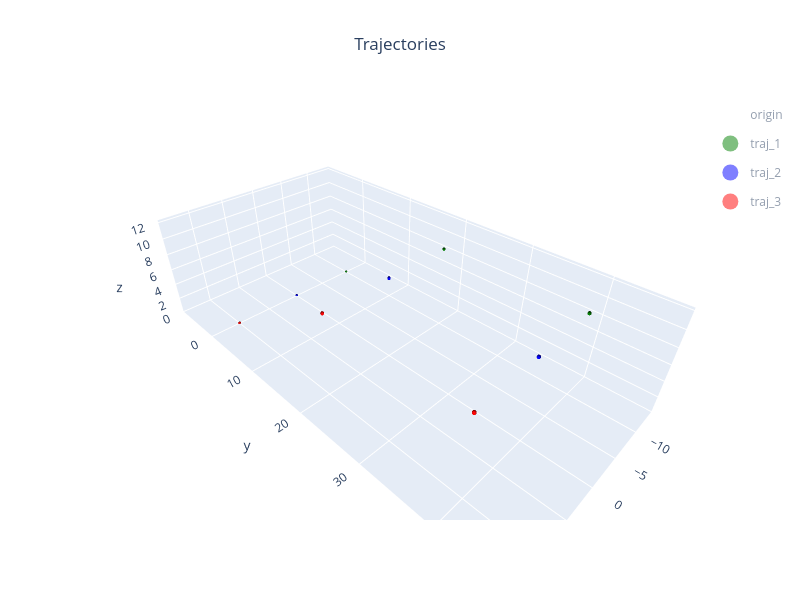

The code cell stored with this chart in its notebook:
### Markdown cell above
## Simulator + selective MITM hijack-pursuit

### Code cell
simulator = Simulator(visualizer=gaz, verbose=1)

# The victim gets avoidance-disabled params so it truly closes on its target;
# every other drone keeps normal params.
for veh in vehs:
    parm = "mallicious.parm" if veh.sysid == victim_sysid else "vehicle.parm"
    simulator.add_vehicle(veh, parm=str(PARAMS_PATH / parm))

# `simulator.mitm` is keyed by sysid, so the MITM is interposed on ONLY the
# victim. The other drones share the same GCS but talk to it directly.
simulator.mitm[victim_sysid] = {
    "strategy": "hijack_pursuit",
    "params": {
        "target_sysid": target_sysid,
        "trigger_seq": trigger_seq,
        "update_interval": 0.5,
    },
}

simulator.show()

### Figure 1 — Plotly figure (JSON) as saved in the notebook; plotly's stock layout.template omitted (floating-point values rounded to 4 significant figures; data arrays with more than 128 entries replaced by an {"elided": "..."} marker saying what was removed)
{"data": [{"color": "white", "flatshading": false, "i": {"elided": "468 int values"}, "j": {"elided": "468 int values"}, "k": {"elided": "468 int values"}, "legendgroup": "origin", "lighting": {"ambient": 0.35, "diffuse": 0.8, "roughness": 0.9, "specular": 0.2}, "lightposition": {"x": 200, "y": 200, "z": 100}, "name": "origin", "opacity": 0.95, "showlegend": false, "type": "mesh3d", "x": {"elided": "252 float values"}, "y": {"elided": "252 float values"}, "z": {"elided": "252 float values"}}, {"color": "green", "flatshading": false, "i": {"elided": "468 int values"}, "j": {"elided": "468 int values"}, "k": {"elided": "468 int values"}, "legendgroup": "traj_1", "lighting": {"ambient": 0.35, "diffuse": 0.8, "roughness": 0.9, "specular": 0.2}, "lightposition": {"x": 200, "y": 200, "z": 100}, "name": "traj_1", "opacity": 0.95, "showlegend": false, "type": "mesh3d", "x": {"elided": "252 float values"}, "y": {"elided": "252 float values"}, "z": {"elided": "252 float values"}}, {"color": "green", "flatshading": false, "i": {"elided": "468 int values"}, "j": {"elided": "468 int values"}, "k": {"elided": "468 int values"}, "legendgroup": "traj_1", "lighting": {"ambient": 0.35, "diffuse": 0.8, "roughness": 0.9, "specular": 0.2}, "lightposition": {"x": 200, "y": 200, "z": 100}, "name": "traj_1", "opacity": 0.95, "showlegend": false, "type": "mesh3d", "x": {"elided": "252 float values"}, "y": {"elided": "252 float values"}, "z": {"elided": "252 float values"}}, {"color": "green", "flatshading": false, "i": {"elided": "468 int values"}, "j": {"elided": "468 int values"}, "k": {"elided": "468 int values"}, "legendgroup": "traj_1", "lighting": {"ambient": 0.35, "diffuse": 0.8, "roughness": 0.9, "specular": 0.2}, "lightposition": {"x": 200, "y": 200, "z": 100}, "name": "traj_1", "opacity": 0.95, "showlegend": false, "type": "mesh3d", "x": {"elided": "252 float values"}, "y": {"elided": "252 float values"}, "z": {"elided": "252 float values"}}, {"color": "blue", "flatshading": false, "i": {"elided": "468 int values"}, "j": {"elided": "468 int values"}, "k": {"elided": "468 int values"}, "legendgroup": "traj_2", "lighting": {"ambient": 0.35, "diffuse": 0.8, "roughness": 0.9, "specular": 0.2}, "lightposition": {"x": 200, "y": 200, "z": 100}, "name": "traj_2", "opacity": 0.95, "showlegend": false, "type": "mesh3d", "x": {"elided": "252 float values"}, "y": {"elided": "252 float values"}, "z": {"elided": "252 float values"}}, {"color": "blue", "flatshading": false, "i": {"elided": "468 int values"}, "j": {"elided": "468 int values"}, "k": {"elided": "468 int values"}, "legendgroup": "traj_2", "lighting": {"ambient": 0.35, "diffuse": 0.8, "roughness": 0.9, "specular": 0.2}, "lightposition": {"x": 200, "y": 200, "z": 100}, "name": "traj_2", "opacity": 0.95, "showlegend": false, "type": "mesh3d", "x": {"elided": "252 float values"}, "y": {"elided": "252 float values"}, "z": {"elided": "252 float values"}}, {"color": "blue", "flatshading": false, "i": {"elided": "468 int values"}, "j": {"elided": "468 int values"}, "k": {"elided": "468 int values"}, "legendgroup": "traj_2", "lighting": {"ambient": 0.35, "diffuse": 0.8, "roughness": 0.9, "specular": 0.2}, "lightposition": {"x": 200, "y": 200, "z": 100}, "name": "traj_2", "opacity": 0.95, "showlegend": false, "type": "mesh3d", "x": {"elided": "252 float values"}, "y": {"elided": "252 float values"}, "z": {"elided": "252 float values"}}, {"color": "red", "flatshading": false, "i": {"elided": "468 int values"}, "j": {"elided": "468 int values"}, "k": {"elided": "468 int values"}, "legendgroup": "traj_3", "lighting": {"ambient": 0.35, "diffuse": 0.8, "roughness": 0.9, "specular": 0.2}, "lightposition": {"x": 200, "y": 200, "z": 100}, "name": "traj_3", "opacity": 0.95, "showlegend": false, "type": "mesh3d", "x": {"elided": "252 float values"}, "y": {"elided": "252 float values"}, "z": {"elided": "252 float values"}}, {"color": "red", "flatshading": false, "i": {"elided": "468 int values"}, "j": {"elided": "468 int values"}, "k": {"elided": "468 int values"}, "legendgroup": "traj_3", "lighting": {"ambient": 0.35, "diffuse": 0.8, "roughness": 0.9, "specular": 0.2}, "lightposition": {"x": 200, "y": 200, "z": 100}, "name": "traj_3", "opacity": 0.95, "showlegend": false, "type": "mesh3d", "x": {"elided": "252 float values"}, "y": {"elided": "252 float values"}, "z": {"elided": "252 float values"}}, {"color": "red", "flatshading": false, "i": {"elided": "468 int values"}, "j": {"elided": "468 int values"}, "k": {"elided": "468 int values"}, "legendgroup": "traj_3", "lighting": {"ambient": 0.35, "diffuse": 0.8, "roughness": 0.9, "specular": 0.2}, "lightposition": {"x": 200, "y": 200, "z": 100}, "name": "traj_3", "opacity": 0.95, "showlegend": false, "type": "mesh3d", "x": {"elided": "252 float values"}, "y": {"elided": "252 float values"}, "z": {"elided": "252 float values"}}, {"hoverinfo": "skip", "legendgroup": "origin", "marker": {"color": "white", "opacity": 1, "size": 18, "symbol": "circle"}, "mode": "markers", "name": "origin", "showlegend": true, "type": "scatter3d", "visible": "legendonly", "x": [0], "y": [0], "z": [0]}, {"hoverinfo": "skip", "legendgroup": "traj_1", "marker": {"color": "green", "opacity": 1, "size": 18, "symbol": "circle"}, "mode": "markers", "name": "traj_1", "showlegend": true, "type": "scatter3d", "visible": "legendonly", "x": [0], "y": [0], "z": [0]}, {"hoverinfo": "skip", "legendgroup": "traj_2", "marker": {"color": "blue", "opacity": 1, "size": 18, "symbol": "circle"}, "mode": "markers", "name": "traj_2", "showlegend": true, "type": "scatter3d", "visible": "legendonly", "x": [0], "y": [0], "z": [0]}, {"hoverinfo": "skip", "legendgroup": "traj_3", "marker": {"color": "red", "opacity": 1, "size": 18, "symbol": "circle"}, "mode": "markers", "name": "traj_3", "showlegend": true, "type": "scatter3d", "visible": "legendonly", "x": [0], "y": [0], "z": [0]}], "layout": {"height": 600, "legend": {"groupclick": "togglegroup"}, "scene": {"aspectmode": "data", "xaxis": {"range": [-14.28, 14.28], "title": {"text": "x"}}, "yaxis": {"range": [-8.28, 48.28], "title": {"text": "y"}}, "zaxis": {"range": [0, 12.28], "title": {"text": "z"}}}, "showlegend": true, "title": {"text": "Trajectories", "x": 0.5, "xanchor": "center"}, "width": 800}}
